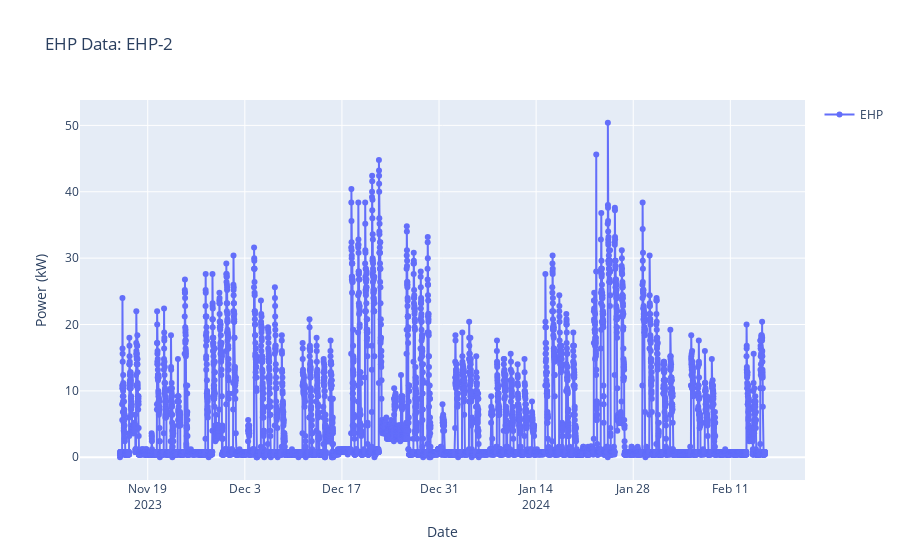

The cell this chart's notebook holds for it:
### Markdown cell above
### EHP 데이터 클렌징

### Code cell
devID, device_name, device_name_EHP = 2003, 'EHP-2', 'EHP-2'  # 교실, 행정실, 교무실 등

tag_dict = {30001: '현재 출력', 40004: '전체누적사용량_차', 40007: '역송전력량', 50001: '역률', 202202: 'selfcheck'}
Util.print_tagCD(df_raw_all, devID)

# 순간 변동에 민감한 {30001: '현재 출력'} 대신에, 전체누적사용량_차를 사용하여 전력 오류 줄이기
#tag_dict = {30001: '현재 출력'}
tag_dict = {40004: '전체누적사용량_차'}  
tag_dict = {key: f"{value}@{device_name}" for key, value in tag_dict.items()}
# dictionary를 이용해 각 태그 데이터를 선택
tags = {key: Util.select_devID_tagCD(df_raw_all, devID, tagCD=key) for key in tag_dict.keys()}
df_temp = Util.calc_tagCD_diff(tags[40004])  # '전체누적사용량_차'
df_temp['colec_val'] = df_temp['colec_val'] * 1/0.25 # kwH에서 kW로 변환(15분 단위)
tags[40004] = df_temp

# 그래프를 그리기 위해 필요한 데이터를 리스트로 변환
tag_data = [tags[key] for key in tag_dict.keys()]
tag_names = [tag_dict[key] for key in tag_dict.keys()]
Util.plot_dfL_devID_tagCD(tag_data, tag_names, device_name, createFig=False)

df_EHP_raw = pd.DataFrame(data=tag_data[0]['colec_val'].values, index=tag_data[0]['colec_dt'], columns=['value'])
# 음수 보정 --> 음수는 결측치로 처리하고, 이후 한꺼번에 보간 처리
df_EHP_raw.loc[df_EHP_raw['value'] < 0, 'value'] = np.nan
# df_EHP 선형 보간
df_EHP, df_EHP_is_missing, df_EHP_nan_counts_df, df_EHP_missing_ratio = DP.preprocess(df_EHP_raw, points=4, freqInterval='15min', only_cleansing=True, fill_method='time')  # 시간 고려 선형 보간

### EHP 피팅 구간을 찾기 위해 전체 데이터 플롯
fig = go.Figure()
fig.add_trace(go.Scatter(x=df_EHP.index, y=df_EHP['value'], mode='lines+markers', name='EHP'))
fig.update_layout(title=f'EHP Data: {device_name}', xaxis_title='Date', yaxis_title='Power (kW)', showlegend=True)
fig.show()

### Figure 1 — Plotly figure (JSON) as saved in the notebook; plotly's stock layout.template omitted (floating-point values rounded to 4 significant figures; data arrays with more than 128 entries replaced by an {"elided": "..."} marker saying what was removed)
{"data": [{"mode": "lines+markers", "name": "EHP", "type": "scatter", "x": {"elided": "8929 str values"}, "y": {"elided": "8929 float values"}}], "layout": {"showlegend": true, "title": {"text": "EHP Data: EHP-2"}, "xaxis": {"title": {"text": "Date"}}, "yaxis": {"title": {"text": "Power (kW)"}}}}
